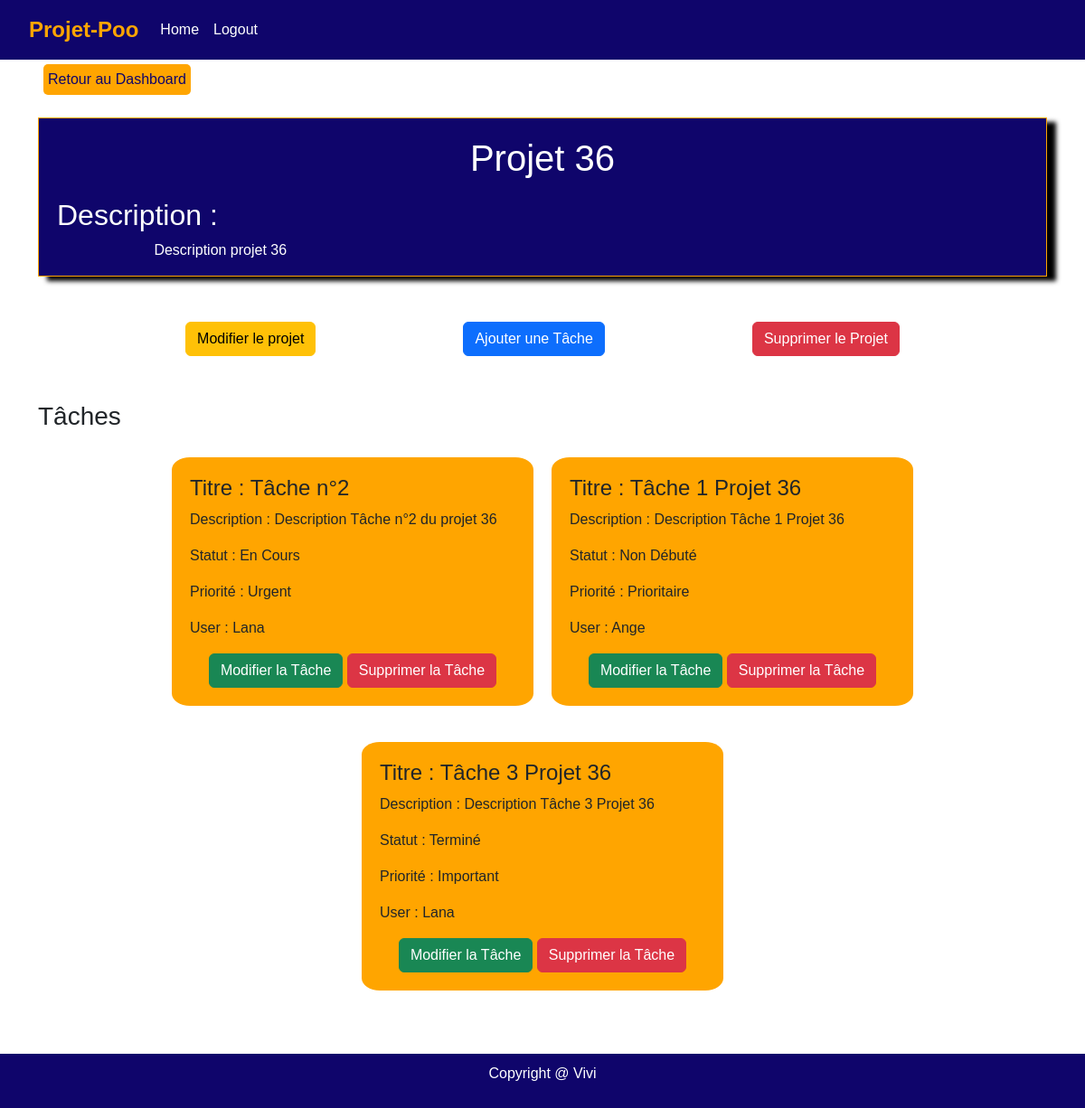
The page /index.php?controller=project&method=index&id=11 (signed in) on the database its author committed.
### tables this page shows
CREATE TABLE `projects` (
  `id` int(11) NOT NULL,
  `title` varchar(150) DEFAULT NULL,
  `content` text DEFAULT NULL,
  `id_user` int(11) NOT NULL,
  `created_At` datetime DEFAULT current_timestamp()
);

CREATE TABLE `tasks` (
  `id` int(11) NOT NULL,
  `title` varchar(250) DEFAULT NULL,
  `content` text DEFAULT NULL,
  `id_status` int(11) NOT NULL,
  `id_priority` int(11) NOT NULL,
  `id_user` int(11) NOT NULL,
  `id_project` int(11) NOT NULL,
  `created_At` datetime DEFAULT current_timestamp()
);

CREATE TABLE `status` (
  `id` int(11) NOT NULL,
  `name` varchar(150) DEFAULT NULL
);

CREATE TABLE `priority` (
  `id` int(11) NOT NULL,
  `name` varchar(200) DEFAULT NULL
);

CREATE TABLE `users` (
  `id` int(11) NOT NULL,
  `name` varchar(150) DEFAULT NULL,
  `email` varchar(250) DEFAULT NULL,
  `password` varchar(250) DEFAULT NULL,
  `created_At` datetime DEFAULT current_timestamp()
);

### src/Kernel/Views.php (called while the page is built, shortened)
<?php
class Views
{
    private string $html;
    public function setHtml(string $html): self
    {
        $this->html = Config::VIEWS . $html;
        return $this;
    }
    public function render(array $vars, ?string $head = null,  ?string $header = null, ?string $html = null, ?string $footer = null)
    {
        include(dirname(__FILE__) . "/../" . $this->html);
    }
}

### src/Controller/Project.php (called while the page is built, shortened)
<?php
class Project extends AbstractController {
    public function index()
    {
        $id = $_GET['id'];
        $project = Projects::getById($id);
            $status = Status::getAll();
            $priorities = Priority::getAll();
            $users = Users::getAll();
            $tasks = Tasks::getProjectTask($project->getId());
            $view = new Views();
            $view->setHead('head.html');
            $view->setHeader('header.html');
            $view->setHtml('Project/index.php');
            $view->setFooter('footer.html');
            $view->render([
                'flash' => $this->getFlashMessage(),
                'title' => 'Mon projet',
                'titlePage' => 'Mon projet',
                'project' => $project,
                'users' => $users,
                'status' => $status,
                'priorities' => $priorities,
                'tasks' => $tasks,
            ]);
    }
}

### src/Kernel/Dispatcher.php (called while the page is built, shortened)
<?php
class Dispatcher {
    private $method;
    public function __construct()
    {
        $this->controller = Config::CONTROLLER. 'home';
        $this->method = 'index';
            if (isset($_GET['controller'])) {
                if(class_exists(Config::CONTROLLER.$_GET['controller'])) {
                    $this->controller = Config::CONTROLLER.$_GET['controller'];
                }
            }
            if (isset($_GET['method'])) {
                if (method_exists($this->controller, $_GET['method'])) {
                    $this->method = $_GET['method'];
                } else {
                    $this->controller = Config::CONTROLLER . 'Home';
                $this->method = 'index';
                }
            }
    }
    public function Dispatch() {
        $method = $this->method;
        $cont = new $this->controller;
        $cont->$method();
    }
}

### index.php (called while the page is built, shortened)
<?php
$dispatcher = new Dispatcher();
$dispatcher->Dispatch();

### src/Entity/Model.php (called while the page is built, shortened)
<?php
class Model  {
    protected static function getEntityName()
    {
        $classname = static::class;
        $tab = explode('\\', $classname);
        $entity = $tab[count($tab) - 1];
        return $entity;
    }
    protected static function getClassName()
    {
        return static::class;
    }
    protected static function Execute($sql, array $attributes =null)
    {
        $db = DataBase::getInstance();
        if($attributes !==null){
            $query = $db->prepare($sql);
            $query->execute($attributes);
            return $query;
        } else {
            return $db->query($sql);
        }
    }
    public static function getProjectTask(int $idProjet)
    {
            $sql = "
                SELECT *, tasks.id, status.name, priority.name As name_prio , users.name As name_user
                from tasks, status, priority, users
                WHERE tasks.id_project = $idProjet
                AND tasks.id = tasks.id
                AND tasks.id_status = status.id
                AND tasks.id_priority = priority.id
                AND tasks.id_user = users.id
                " ;
            $result = self::Execute($sql)->fetchAll(\PDO::FETCH_CLASS, self::getClassName());
            return $result;
    }
    public static function getById(int $id)
    {
        $sql = "select * from " . self::getEntityName() . " where id=$id";
        $result =  self::Execute($sql)->fetchAll(PDO::FETCH_CLASS, self::getClassName());
        return $result[0];
    }
}

### src/Entity/Projects.php (called while the page is built, shortened)
<?php
class Projects extends Model{
    private int $id;
    private string $title;
    private string $content;
    public function getId(): int
    {
        return $this->id;
    }
    public function getTitle(): ?string
    {
        return $this->title;
    }
    public function getContent(): ?string
    {
        return $this->content;
    }
}

### src/Entity/Tasks.php (called while the page is built, shortened)
<?php
class Tasks extends Model {
    private int $id;
    private string $title;
    private string $content;
    public function getId(): int
    {
        return $this->id;
    }
    public function getTitle(): ?string
    {
        return $this->title;
    }
    public function getContent(): ?string
    {
        return $this->content;
    }
}

### src/Views/Project/index.php (the view, shortened to what this page needs)
<section>
    <a href="/index.php?controller=user&method=index" class='backP mx-5'>Retour au Dashboard</a>
</section>
<main class="container">
    <section class="headerP">
        <h1 class="center titlePage"><?= $project->getTitle(); ?></h1>
        <div class="description">
            <h2>Description : </h2>
            <p class="content"><?= $project->getContent() ?></p>
        </div>
    </section>
    <section class='btnProjet'>
        <a href="/index.php?controller=project&method=update&id=<?php echo $project->getId() ?>" class='btn btn-warning '>Modifier le projet</a>
        <button type="button" class="btn btn-primary" data-bs-toggle="modal" data-bs-target="#addTask">Ajouter une Tâche
        </button>
        <a href="/index.php?controller=project&method=delete&id=<?php echo $project->getId() ?>" class='btn btn-danger ' onclick='Supp(this.href); return(false);'>Supprimer le Projet</a>
    </section>
    <section>
        <h3>Tâches</h3>
        <div class="gallery">
            <?php foreach ($tasks as $task) :  ?>
                <div class="boxTask">
                    <h4>Titre : <?= $task->getTitle() ?></h4>
                    <p>Description : <?= $task->getContent() ?></p>
                    <p>Statut : <?= $task->name ?> </p>
                    <p>Priorité : <?= $task->name_prio ?> </p>
                    <p>User : <?= $task->name_user ?> </p>
                    <div class="center">
                        <a href="/index.php?controller=task&method=updateTask&id=<?php echo $task->getId() ?>" class='btn btn-success '>Modifier la Tâche</a>
                        <a href="/index.php?controller=task&method=deleteTask&id=<?php echo $task->getId() ?>" class='btn btn-danger ' onclick='Supp(this.href); return(false);'>Supprimer la Tâche</a>
                    </div>
                </div>
            <?php endforeach  ?>
        </div>
    </section>
</main>

### asset/css/styles.css (style rules this page uses)
a { color: inherit; text-decoration: none; }
ul { list-style: none; }
html, body { margin: 0; padding: 0; height: 100%; font-family: Arial, sans-serif; }
main { flex: 1; }
footer { position: relative; bottom: 0; width: 100%; background-color: #333; color: #fff; padding: 10px; }
.center { text-align: center; }
.titlePage { margin: 20px 0; }
.navbar { background-color: #0f056b; color: #FFA500; padding: 10px 0; display: flex; justify-content: space-between; align-items: center; }
.navbar .navbar-brand { font-size: 24px; font-weight: bold; text-decoration: none; color: #FFA500; margin-left: 20px; }
.navbar .nav-link { color: #fff; text-decoration: none; }
footer { background-color: #0f056b; color: white; text-align: center; padding: 10px 0; display: flex; flex-direction: column; margin-top: 50px; }
.backP { background-color: #FFA500; color: #0f056b; border-radius: 5px; margin: 5px; padding: 5px; display: inline-block; text-decoration: none; transition: 0.6s; transition-property: background-color, color; }
.headerP { margin: 20px 0; padding: 0 20px; border: solid #FFA500 1px; background-color: #0f056b; color: #fff; box-shadow: 10px 5px 5px #000; }
.headerP .content { text-indent: 10%; }
.btnProjet { display: flex; justify-content: space-evenly; margin: 50px 0; }
.gallery { display: flex; justify-content: center; flex-wrap: wrap; }
.boxTask { margin: 20px 10px; background-color: #FFA500; border-radius: 5%; padding: 20px; width: 400px; }

### rows shown on the page
projects: title "Projet 36", content "Description projet 36"
tasks: title "Tâche n°2", content "Description Tâche n°2 du projet 36", id_status.name "En Cours", id_priority.name "Urgent", id_user.name "Lana"
tasks: title "Tâche 1 Projet 36", content "Description Tâche 1 Projet 36", id_status.name "Non Débuté", id_priority.name "Prioritaire", id_user.name "Ange"
tasks: title "Tâche 3 Projet 36", content "Description Tâche 3 Projet 36", id_status.name "Terminé", id_priority.name "Important", id_user.name "Lana"
